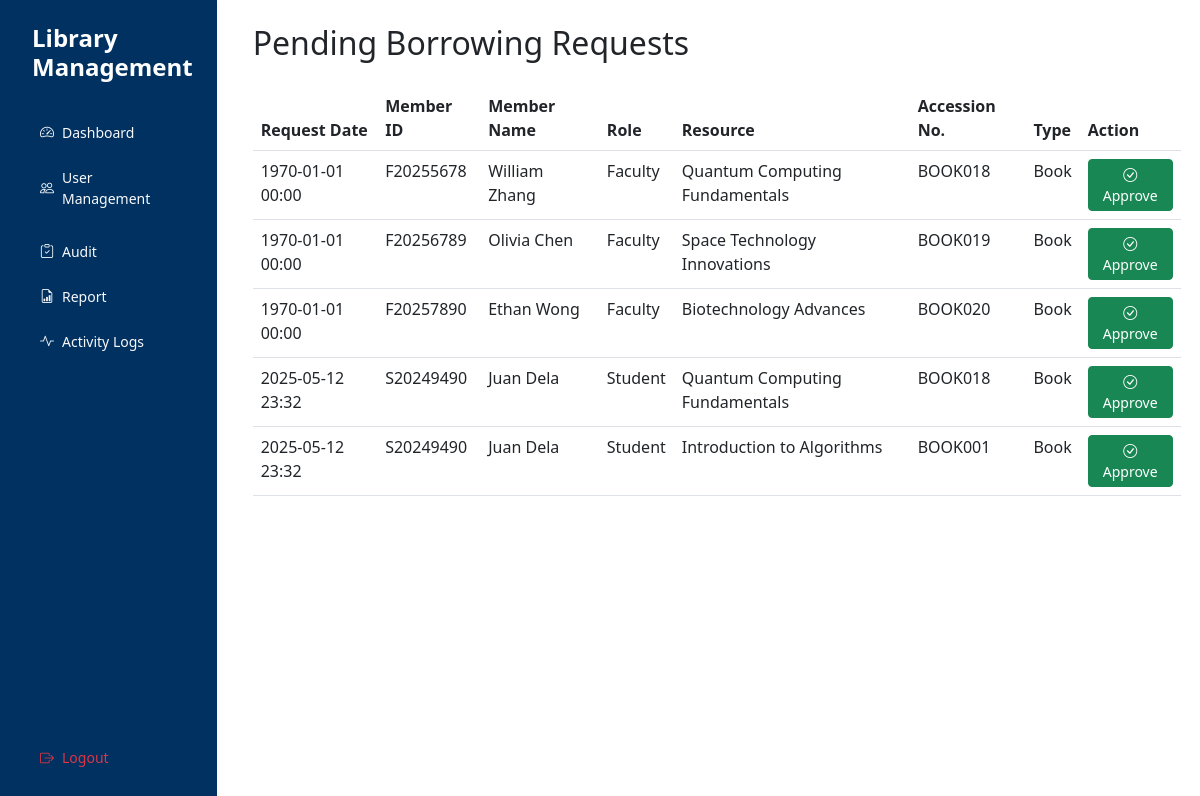
/interface/manage-borrowings.php (signed in), run on the app's committed database.
### tables this page shows
CREATE TABLE `borrowings` (
  `borrowing_id` int(11) NOT NULL,
  `user_id` int(11) NOT NULL,
  `resource_id` int(11) NOT NULL,
  `borrow_date` datetime DEFAULT current_timestamp(),
  `due_date` datetime DEFAULT NULL,
  `return_date` datetime DEFAULT NULL,
  `fine_amount` decimal(10,2) DEFAULT 0.00,
  `status` enum('pending','active','returned','overdue') DEFAULT 'pending',
  `approved_by` int(11) DEFAULT NULL,
  `approved_at` datetime DEFAULT NULL,
  `returned_by` int(11) DEFAULT NULL
);

CREATE TABLE `users` (
  `user_id` int(11) NOT NULL,
  `membership_id` varchar(20) DEFAULT NULL,
  `username` varchar(50) NOT NULL,
  `password` varchar(255) NOT NULL,
  `first_name` varchar(50) NOT NULL,
  `last_name` varchar(50) NOT NULL,
  `email` varchar(100) NOT NULL,
  `role` enum('admin','student','faculty','staff') NOT NULL,
  `max_books` int(11) NOT NULL,
  `created_at` timestamp NOT NULL DEFAULT current_timestamp(),
  `updated_at` timestamp NOT NULL DEFAULT current_timestamp() ON UPDATE current_timestamp(),
  `borrowing_days_limit` int(11) DEFAULT 7,
  `mfa_secret` varchar(32) DEFAULT NULL,
  `mfa_enabled` tinyint(1) DEFAULT 0,
  `mfa_backup_codes` text DEFAULT NULL
);

CREATE TABLE `library_resources` (
  `resource_id` int(11) NOT NULL,
  `title` varchar(255) NOT NULL,
  `accession_number` varchar(20) NOT NULL,
  `category` enum('book','periodical','media') NOT NULL,
  `status` enum('available','borrowed','maintenance') DEFAULT 'available',
  `created_at` timestamp NOT NULL DEFAULT current_timestamp(),
  `updated_at` timestamp NOT NULL DEFAULT current_timestamp() ON UPDATE current_timestamp(),
  `cover_image` varchar(255) DEFAULT NULL
);

### controller/BorrowingController.php (called while the page is built, shortened)
<?php
require_once '../config/Database.php';
class BorrowingController {
    private $conn;
    public function __construct() {
        $database = new Database();
        $this->conn = $database->getConnection();
    }
    public function getPendingBorrowings() {
        try {
            $query = "SELECT
                        b.borrowing_id,
                        b.borrow_date,
                        u.first_name,
                        u.last_name,
                        u.membership_id,
                        u.role as user_role,
                        lr.title as resource_title,
                        lr.accession_number,
                        lr.category as resource_type
                    FROM borrowings b
                    JOIN users u ON b.user_id = u.user_id
                    JOIN library_resources lr ON b.resource_id = lr.resource_id
                    WHERE b.status = 'pending'
                    ORDER BY b.borrow_date ASC";
            $stmt = $this->conn->prepare($query);
            $stmt->execute();
            return $stmt->fetchAll(PDO::FETCH_ASSOC);
        } catch (PDOException $e) {
            error_log("Get pending borrowings error: " . $e->getMessage());
            return [];
        }
    }
}

### config/Database.php (called while the page is built, shortened)
<?php
class Database {
    private $host = "localhost";
    private $port = "3306";
    private $db_name = "library";
    private $username = "root";
    private $password = "";
    public function getConnection() {
        $this->conn = null;
        try {
            $this->conn = new PDO(
                "mysql:host=" . $this->host . ";port=" . $this->port . ";dbname=" . $this->db_name,
                $this->username,
                $this->password
            );
            $this->conn->setAttribute(PDO::ATTR_ERRMODE, PDO::ERRMODE_EXCEPTION);
        } catch(PDOException $e) {
            echo "Connection Error: " . $e->getMessage();
        }
        return $this->conn;
    }
}

### interface/manage-borrowings.php (the view, shortened to what this page needs)
<?php
require_once '../controller/BorrowingController.php';
$borrowingController = new BorrowingController();
$pendingBorrowings = $borrowingController->getPendingBorrowings();
?>
<!DOCTYPE html>
<html lang="en">
<head>
    <link href="https://cdn.jsdelivr.net/npm/bootstrap@5.3.0/dist/css/bootstrap.min.css" rel="stylesheet">
    <link href="https://cdn.jsdelivr.net/npm/bootstrap-icons@1.10.0/font/bootstrap-icons.css" rel="stylesheet">
    <link href="assets/css/custom.css" rel="stylesheet">
</head>
<body>
    <div class="d-flex">
        <?php include 'includes/sidebarModal.php'; ?>
        <main class="col-md-9 ms-sm-auto col-lg-10 px-md-4">
            <div class="container mt-4">
                <h2 class="mb-4">Pending Borrowing Requests</h2>
                <?php if (empty($pendingBorrowings)): ?>
                    <div class="alert alert-info">
                        No pending borrowing requests at this time.
                    </div>
                <?php else: ?>
                    <div class="table-responsive">
                        <table class="table table-hover">
                            <thead>
                                <tr>
                                    <th>Request Date</th>
                                    <th>Member ID</th>
                                    <th>Member Name</th>
                                    <th>Role</th>
                                    <th>Resource</th>
                                    <th>Accession No.</th>
                                    <th>Type</th>
                                    <th>Action</th>
                                </tr>
                            </thead>
                            <tbody>
                                <?php foreach ($pendingBorrowings as $borrowing): ?>
                                    <tr>
                                        <td><?php echo date('Y-m-d H:i', strtotime($borrowing['borrow_date'])); ?></td>
                                        <td><?php echo htmlspecialchars($borrowing['membership_id']); ?></td>
                                        <td><?php echo htmlspecialchars($borrowing['first_name'] . ' ' . $borrowing['last_name']); ?></td>
                                        <td><?php echo ucfirst(htmlspecialchars($borrowing['user_role'])); ?></td>
                                        <td><?php echo htmlspecialchars($borrowing['resource_title']); ?></td>
                                        <td><?php echo htmlspecialchars($borrowing['accession_number']); ?></td>
                                        <td><?php echo ucfirst(htmlspecialchars($borrowing['resource_type'])); ?></td>
                                        <td>
                                            <form method="POST" class="d-inline">
                                                <button type="submit" name="approve_borrowing" class="btn btn-success btn-sm">
                                                    <i class="bi bi-check-circle"></i> Approve
                                                </button>
                                            </form>
                                        </td>
                                    </tr>
                                <?php endforeach; ?>
                            </tbody>
                        </table>
                    </div>
                <?php endif; ?>
            </div>
        </main>
    </div>
</body>
</html>

### interface/assets/css/custom.css (style rules this page uses)
body { font-size: 16px; line-height: 1.5; -webkit-text-size-adjust: none; }
.table-responsive { overflow-x: auto; }

### data on the page
borrowings: borrow_date "1970-01-01 00:00", user.membership_id "F20255678", user.last_name "William Zhang", user.role "Faculty", resource.title "Quantum Computing Fundamentals", resource.accession_number "BOOK018", resource.category "Book"
borrowings: borrow_date "1970-01-01 00:00", user.membership_id "F20256789", user.last_name "Olivia Chen", user.role "Faculty", resource.title "Space Technology Innovations", resource.accession_number "BOOK019", resource.category "Book"
borrowings: borrow_date "1970-01-01 00:00", user.membership_id "F20257890", user.last_name "Ethan Wong", user.role "Faculty", resource.title "Biotechnology Advances", resource.accession_number "BOOK020", resource.category "Book"
borrowings: borrow_date "2025-05-12 23:32", user.membership_id "S20249490", user.last_name "Juan Dela", user.role "Student", resource.title "Quantum Computing Fundamentals", resource.accession_number "BOOK018", resource.category "Book"
borrowings: borrow_date "2025-05-12 23:32", user.membership_id "S20249490", user.last_name "Juan Dela", user.role "Student", resource.title "Introduction to Algorithms", resource.accession_number "BOOK001", resource.category "Book"
